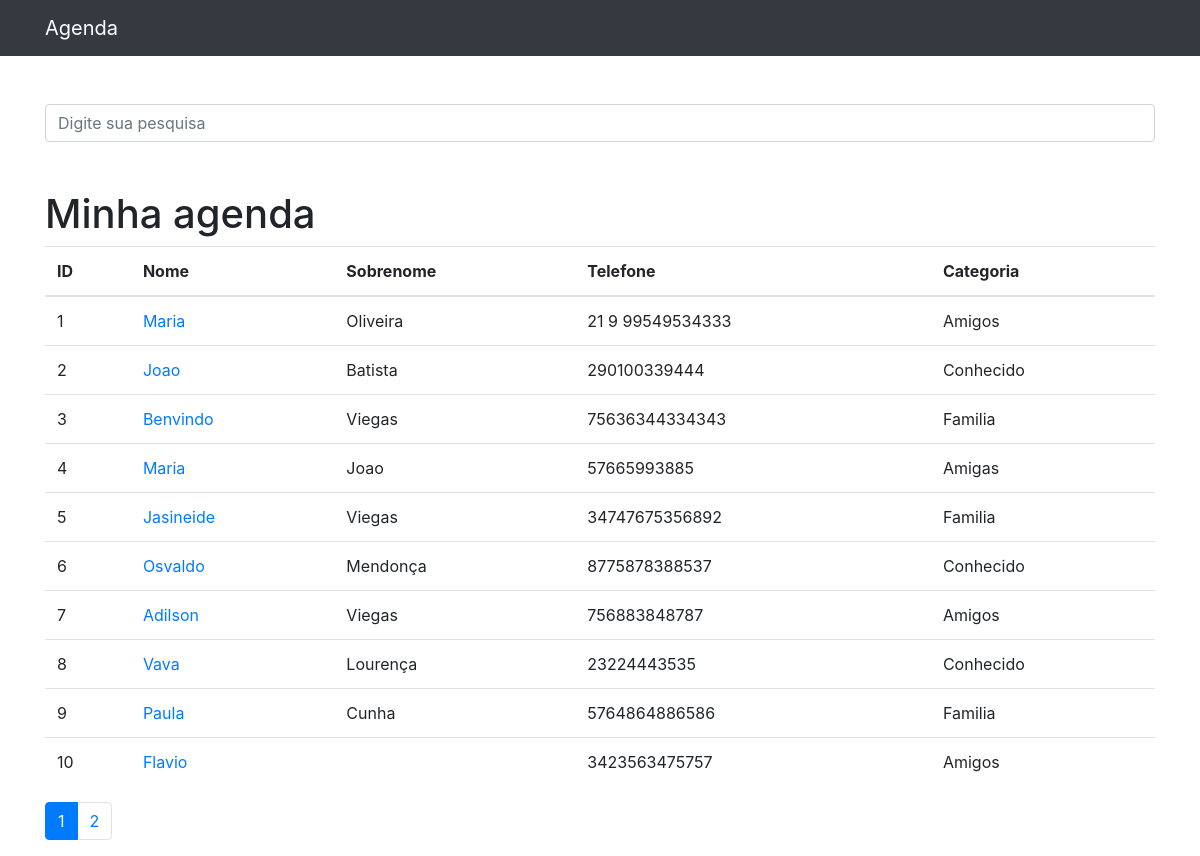
The page / on the database its author committed.
### contatos/models.py (models this page shows, shortened)
class Contato(models.Model):
    nome = models.CharField(max_length=255)
    sobrenome = models.CharField(max_length=255, blank=True)
    telefone = models.CharField(max_length=255)
    email = models.CharField(max_length=255, blank=True)
    data_criacao = models.DateTimeField(default=timezone.now)
    descricao = models.TextField(blank=True)
    categoria = models.ForeignKey(Categoria, on_delete=models.DO_NOTHING)
    mostrar = models.BooleanField(default = True)
    foto = models.ImageField(blank = True, upload_to = 'foto/%Y/%m/')

class Categoria(models.Model):
    nome = models.CharField(max_length=255)
    def __str__(self):
        return self.nome

### contatos/views.py (the view)
# urls.py: path('', views.index, name='index'),
def index(request):
    contatos = Contato.objects.order_by('id').filter(
        mostrar=True
    )
    paginatror = Paginator(contatos, 10)
    page = request.GET.get('p')
    contatos = paginatror.get_page(page)
    return render(request, 'contatos/index.html', {
        'contatos': contatos
    })

### contatos/templates/contatos/index.html (shortened to what this page needs)
{% extends 'base.html'%}
{%block conteudo%}
<h1 class="mt-5">Minha agenda</h1>
<table class="table">
  <thead>
    <tr>
      <th>ID</th>
      <th>Nome</th>
      <th>Sobrenome</th>
      <th>Telefone</th>
      <th>Categoria</th>
    </tr>
  </thead>
  <tbody>
    {%for contato in contatos %}
      <tr>
      <td>{{ contato.id }}</td>
        <td>
          <a href="{% url 'ver_contato' contato.id %}"> {{ contato.nome }}</a>
        </td>
        <td>{{ contato.sobrenome }}</td>
        <td>{{ contato.telefone }}</td>
        <td>{{ contato.categoria }}</td>
      </tr>
    {% endfor %}
  </tbody>
</table>
<nav aria-label="Page navigation example">
  <ul class="pagination">
  {% for pagina in contatos.paginator.page_range %}
   {% if contatos.number == pagina%}
    <li class="page-item active"><a class="page-link" href="?p={{ pagina}}&termo={{ request.GET.termo }}">{{ pagina}}</a></li>
   {% else %}
    <li class="page-item"><a class="page-link" href="?p={{ pagina}}&termo={{ request.GET.termo }}">{{ pagina}}</a></li>
  {%endif%}
  {%endfor%}
  </ul>
</nav>
{%endblock%}

### templates/base.html (shortened to what this page needs)
{% load static%}
<!DOCTYPE html>
<html lang="pt">
<head>
 {% include 'parciais/_head.html'%}
</head>
<body>
  {% include 'parciais/_nav.html'%}
  <div class="container">
    <div class="row">
      <div class="col-lg-12">
    {% if 'accounts' not in request.path %}
      <br><br>
      <form method="get" action="{% url 'busca' %}">
        <div class="form-group row">
          <div class="col-12">
            <input class="form-control"
                  type="search" value="{{ request.GET.termo }}"
                  id="search-input"
                  placeholder="Digite sua pesquisa"
                  name="termo">
          </div>
        </div>
      </form>
    {% endif %}
        {%block conteudo%}{%endblock%}
      </div>
    </div>
  </div>
</body>
</html>

### templates/parciais/_head.html (shortened to what this page needs)
{%load static%}
<link href="{% static 'vendor/bootstrap/css/bootstrap.min.css'%}" rel="stylesheet">

### templates/parciais/_nav.html (shortened to what this page needs)
{%load static%}
  <nav class="navbar navbar-expand-lg navbar-dark bg-dark static-top">
    <div class="container">
      <a class="navbar-brand" href="{%url 'index'%}">Agenda</a>
    </div>
  </nav>

### rows shown on the page
Contato: id "1", nome "Maria", sobrenome "Oliveira", telefone "21 9 99549534333", categoria "Amigos"
Contato: id "2", nome "Joao", sobrenome "Batista", telefone "290100339444", categoria "Conhecido"
Contato: id "3", nome "Benvindo", sobrenome "Viegas", telefone "75636344334343", categoria "Familia"
Contato: id "4", nome "Maria", sobrenome "Joao", telefone "57665993885", categoria "Amigas"
Contato: id "5", nome "Jasineide", sobrenome "Viegas", telefone "34747675356892", categoria "Familia"
Contato: id "6", nome "Osvaldo", sobrenome "Mendonça", telefone "8775878388537", categoria "Conhecido"
Contato: id "7", nome "Adilson", sobrenome "Viegas", telefone "756883848787", categoria "Amigos"
Contato: id "8", nome "Vava", sobrenome "Lourença", telefone "23224443535", categoria "Conhecido"
Contato: id "9", nome "Paula", sobrenome "Cunha", telefone "5764864886586", categoria "Familia"
Contato: id "10", nome "Flavio", telefone "3423563475757", categoria "Amigos"

### other values the page prints
{{ pagina }} "1"
{{ pagina }} "2"
